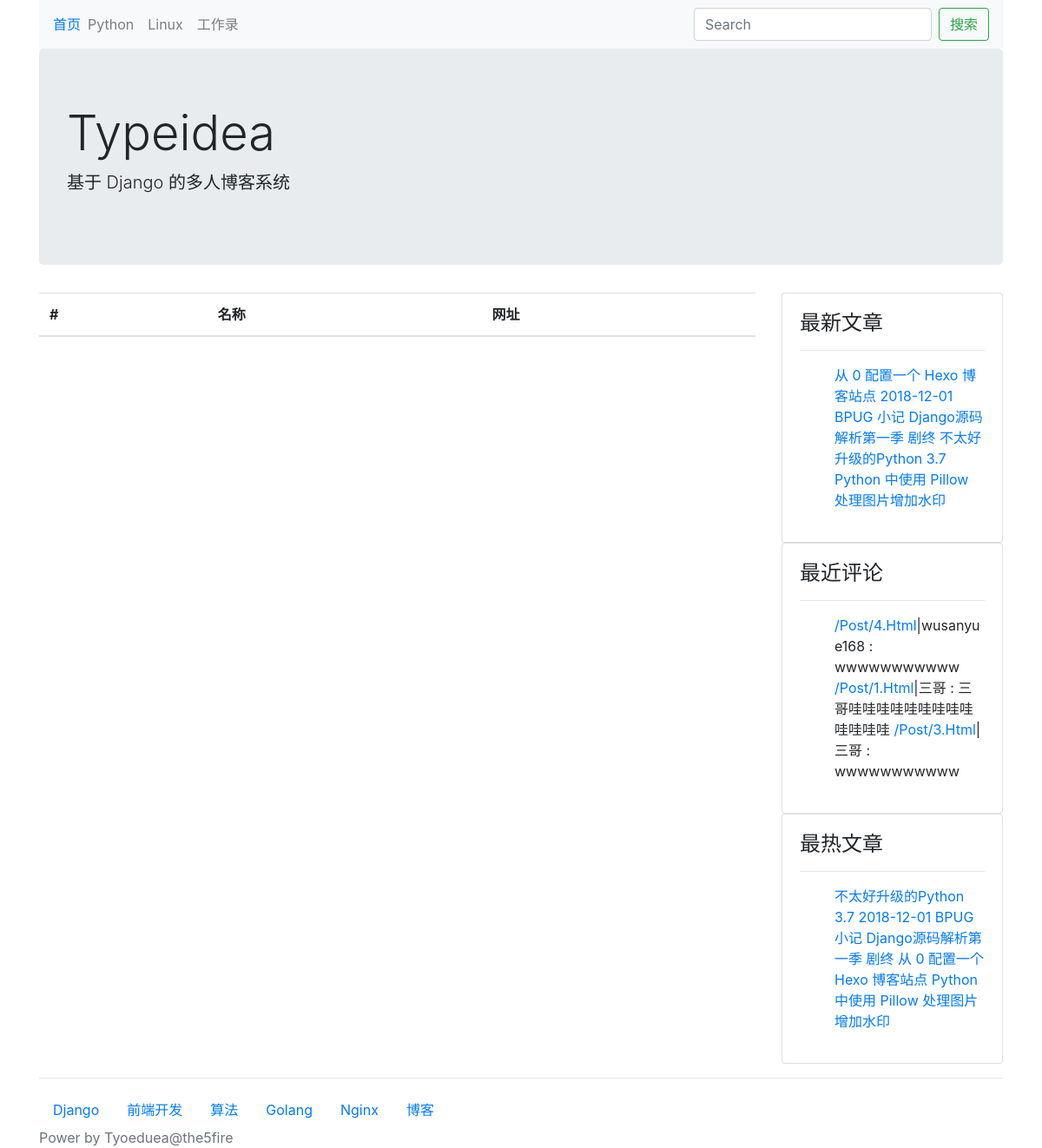
/links/, run on the app's committed database.
### blog/models.py (models this page shows, shortened)
class Category(models.Model):
    STATUS_NORMAL = 1
    STATUS_DELETE = 0
    STATUS_ITEMS = (
        (STATUS_NORMAL, '正常'),
        (STATUS_DELETE, '删除'),
    )
    name = models.CharField(max_length=50, verbose_name="名称")
    status = models.PositiveIntegerField(default=STATUS_NORMAL,
                                         choices=STATUS_ITEMS, verbose_name='状态')
    is_nav = models.BooleanField(default=False, verbose_name="是否为导航")
    owner = models.ForeignKey(User, verbose_name="作者", on_delete=models.CASCADE)
    created_time = models.DateTimeField(auto_now_add=True, verbose_name="创建时间")
    @classmethod
    def get_navs(cls):
        categories = cls.objects.filter(status=cls.STATUS_NORMAL)
        nav_categories = []
        normal_categories = []
        for cate in categories:
            if cate.is_nav:
                nav_categories.append(cate)
            else:
                normal_categories.append(cate)
        return {
            'navs': nav_categories,
            'categories': normal_categories
        }
    class Meta:
        verbose_name = verbose_name_plural = '分类'

class Post(models.Model):
    STATUS_NORMAL = 1
    STATUS_DELETE = 0
    STATUS_DRAFT = 2
    STATUS_ITEMS = (
        (STATUS_NORMAL, '正常'),
        (STATUS_DELETE, '删除'),
        (STATUS_DRAFT, '草稿'),
    )
    title = models.CharField(max_length=255, verbose_name="标题")
    desc = models.CharField(max_length=1024, blank=True, verbose_name="摘要")
    content = models.TextField(verbose_name="正文", help_text="正文必须为 MarkDown 格式")
    content_html = models.TextField(verbose_name="正文 html 代码", blank=True, editable=False)
    status = models.PositiveIntegerField(default=STATUS_NORMAL,
                                         choices=STATUS_ITEMS, verbose_name="状态")
    category = models.ForeignKey(Category, verbose_name="分类", on_delete=models.CASCADE)
    tags = models.ManyToManyField(Tag, verbose_name="标签")
    owner = models.ForeignKey(User, verbose_name="作者", on_delete=models.CASCADE)
    created_time = models.DateTimeField(auto_now_add=True, verbose_name="创建时间")
    pv = models.PositiveIntegerField(default=1)
    uv = models.PositiveIntegerField(default=1)
    class Meta:
        verbose_name = verbose_name_plural = "文章"
        ordering = ['-id']  # 根据 id 进行降序排序
    @classmethod
    def latest_posts(cls):
        queryset = cls.objects.filter(status=Post.STATUS_NORMAL)
        return queryset
    @classmethod
    def hot_posts(cls):
        return cls.objects.filter(status=cls.STATUS_NORMAL).order_by('-pv')

### config/models.py (models this page shows, shortened)
class SideBar(models.Model):
    DISPLAY_HTML = 1
    DISPLAY_LATEST = 2
    DISPLAY_HOT = 3
    DISPLAY_COMMENT = 4
    SIDE_TYPE = (
        (DISPLAY_HTML, 'HTML'),
        (DISPLAY_LATEST, '最新文章'),
        (DISPLAY_HOT, '最热文章'),
        (DISPLAY_COMMENT, '最近评论'),
    )
    STATUS_SHOW = 1
    STATUS_HIDE = 0
    STATUS_ITEMS = (
        (STATUS_SHOW, '展示'),
        (STATUS_HIDE, '隐藏'),
    )
    title = models.CharField(max_length=50, verbose_name="标题")
    display_type = models.PositiveIntegerField(default=1, choices=SIDE_TYPE, verbose_name="展示类型")
    content = models.CharField(max_length=500, blank=True, verbose_name="内容",
                               help_text="如果设置的不是 HTML 类型，可为空")
    status = models.PositiveIntegerField(default=STATUS_SHOW, choices=STATUS_ITEMS, verbose_name="状态")
    owner = models.ForeignKey(User, verbose_name="作者", on_delete=models.CASCADE)
    created_time = models.DateTimeField(auto_now_add=True, verbose_name="创建时间")
    @classmethod
    def get_all(cls):
        return cls.objects.filter(status=cls.STATUS_SHOW)
    @property
    def content_html(self):
        from blog.models import Post  # 避免循环引用
        from comment.models import Comment
        result = ''
        if self.display_type == self.DISPLAY_HTML:
            result = self.content
        elif self.display_type == self.DISPLAY_LATEST:
            context = {
                'posts': Post.latest_posts()
            }
            return render_to_string('config/blocks/sidebar_posts.html', context)
        elif self.display_type == self.DISPLAY_HOT:
            context = {
                'posts': Post.hot_posts()
            }
            return render_to_string('config/blocks/sidebar_posts.html', context)
        elif self.display_type == self.DISPLAY_COMMENT:
            context = {
                'comments': Comment.objects.filter(status=Comment.STATUS_NORMAL)
            }
            return render_to_string('config/blocks/sidebar_comments.html', context)
        return result
    class Meta:
        verbose_name = verbose_name_plural = "侧边栏"

### comment/models.py (models this page shows, shortened)
class Comment(models.Model):
    STATUS_NORMAL = 1
    STATUS_DELETE = 0
    STATUS_ITEMS = (
        (STATUS_NORMAL, '正常'),
        (STATUS_DELETE, '删除'),
    )
    target = models.CharField(max_length=100, verbose_name="评论目标")
    content = models.CharField(max_length=2000, verbose_name="内容")
    nickname = models.CharField(max_length=50, verbose_name="昵称")
    website = models.URLField(verbose_name="网站")
    email = models.EmailField(verbose_name="邮箱")
    status = models.PositiveIntegerField(default=STATUS_NORMAL, choices=STATUS_ITEMS, verbose_name="状态")
    created_time = models.DateTimeField(auto_now_add=True, verbose_name="创建时间")
    class Meta:
        verbose_name = verbose_name_plural = "评论"

### config/views.py (the view)
# urls.py: path('links/', LinkListView.as_view(), name='links'),
class LinkListView(CommonViewMixin, ListView):
    queryset = Link.objects.filter(status=Link.STATUS_NORMAL)
    template_name = 'config/links.html'
    context_object_name = 'link_list'

### blog/views.py (called while the page is built)
    def get_context_data(self, **kwargs):
        context = super().get_context_data(**kwargs)
        context.update({
            'sidebars': SideBar.get_all(),
        })
        context.update(Category.get_navs())
        return context

### typeidea/themes/bootstrap/templates/config/links.html (shortened to what this page needs)
{% extends "blog/base.html" %}
{% block main %}
    <table class="table">
        <thead>
        <tr>
            <th scope="col">#</th>
            <th scope="col">名称</th>
            <th scope="col">网址</th>
        </tr>
        </thead>
    </table>
{% endblock %}

### typeidea/themes/bootstrap/templates/blog/base.html (shortened to what this page needs)
{% load static %}
<!doctype html>
<html lang="en">
<head>
    <link rel="stylesheet" href={% static 'css/bootstrap.min.css' %}>
</head>
<body>
<div class="container head">
    <nav class="navbar navbar-expand-lg navbar-light bg-light">
        <a class="navvar-brand" href="/">首页</a>
        <div class="collapse navbar-collapse" id="navbarSupportedContent">
            <ul class="navbar-nav mr-auto">
                {% for cate in navs %}
                    <li class="nav-item">
                        <a class="nav-link" href="{% url 'category-list' cate.id %}">{{ cate.name }}</a>
                    </li>
                {% endfor %}
            </ul>
            <form class="form-inline my-2 my-lg-0" action="/search/" method="GET">
                <input class="form-control mr-sm-2" type="search" placeholder="Search" aria-label="Search"
                       value="{{ keyword }}" name="keyword">
                <button class="btn btn-outline-success" type="submit">搜索</button>
            </form>
        </div>
    </nav>
    <div class="jumbotron">
        <h1 class="display-4">Typeidea</h1>
        <p class="lead">基于 Django 的多人博客系统</p>
    </div>
</div>
<div class="container main">
    <div class="row">
        <div class="col-9" post-list>
            {% block main %}
            {% endblock %}
        </div>
        <div class="col-3">
            {% block sidebars %}
                {% for sidebar in sidebars %}
                    <div class="card sidebar">
                        <div class="card-body">
                            <h4 class="card-title">{{ sidebar.title }}</h4>
                            <hr/>
                            <p>{{ sidebar.content_html }}</p>
                        </div>
                    </div>
                {% endfor %}
            {% endblock %}
        </div>
    </div>
</div>
<footer class="footer">
    {% block footer %}
        <div class="container">
            <hr/>
            <nav class="nav category">
                {% for cate in categories %}
                    <a href="{% url 'category-list' cate.id %}" class="nav-link">{{ cate.name }}</a>
                {% endfor %}
            </nav>
        </div>
        <div class="container power">
            <span class="text-muted">Power by Tyoeduea@the5fire</span>
        </div>
    {% endblock %}
</footer>
</body>
</html>

### typeidea/themes/bootstrap/templates/config/blocks/sidebar_posts.html
<ul class="links">
    {% for post in posts %}
        <l1><a href="{% url 'post-detail' post.id %}">{{ post.title }}</a></l1>
    {% endfor %}
</ul>

### typeidea/themes/bootstrap/templates/config/blocks/sidebar_comments.html
<ul>
    {% for comment in comments %}
        <l1><a href="{{ comment.target }}">{{ comment.target.title }}</a>|{{ comment.nickname }}
            : {% autoescape off %}{{ comment.content }}{% endautoescape %}</l1>
    {% endfor %}
</ul>

### data on the page
Category: name "Python"
Category: name "Linux"
Category: name "工作录"
SideBar: title "最新文章"
Post: title "从 0 配置一个 Hexo 博客站点"
Post: title "2018-12-01 BPUG 小记"
Post: title "Django源码解析第一季 剧终"
Post: title "不太好升级的Python 3.7"
Post: title "Python 中使用 Pillow 处理图片增加水印"
SideBar: title "最近评论"
Comment: target "/Post/4.Html", nickname "wusanyue168", content "wwwwwwwwwww"
Comment: target "/Post/1.Html", nickname "三哥", content "三哥哇哇哇哇哇哇哇哇哇哇哇哇哇"
Comment: target "/Post/3.Html", nickname "三哥", content "wwwwwwwwwww"
SideBar: title "最热文章"
Category: name "Django"
Category: name "前端开发"
Category: name "算法"
Category: name "Golang"
Category: name "Nginx"
Category: name "博客"
